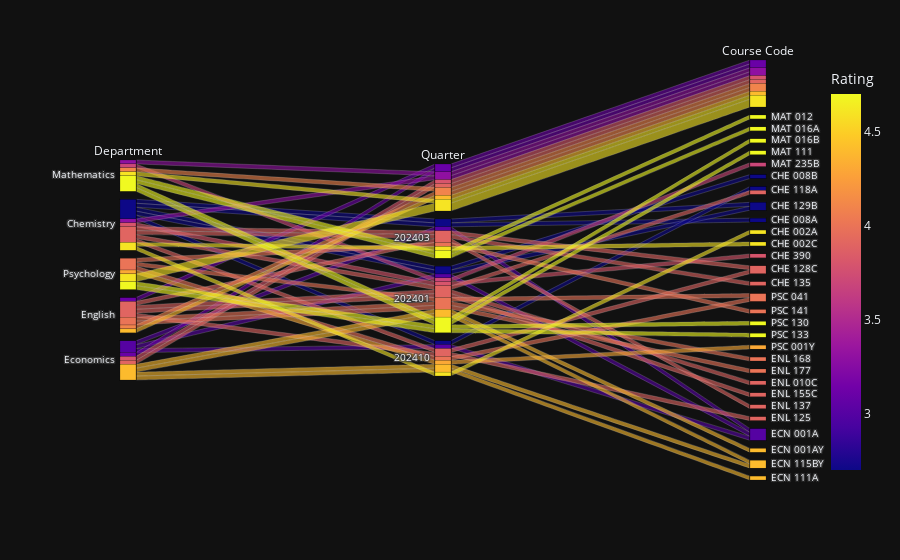

Notebook code for this chart:
### Code cell
prof_dict = {}
deps_dict = {}

for index, rows in professors_df.iterrows():
    if rows['Department'] not in prof_dict:
        prof_dict[rows['Department']] = []
        deps_dict[rows['Department']] = 0
    prof_dict[rows['Department']].append((int(rows['Total Ratings']), float(rows['Prof Quality Rating']), rows['Name']))
    deps_dict[rows['Department']] += int(rows['Total Ratings'])

top_prof_df = pd.DataFrame(columns=['Department', 'Professor', 'Rating'])

deps_dict = dict(sorted(deps_dict.items(), key=lambda item: item[1], reverse=True))

for dep in list(deps_dict.keys())[:5]:
    profs = sorted(prof_dict[dep], reverse=True)[:5]
    # if len(profs) > 5:
    #     profs = profs[:5]
    for _, rating, prof in profs:
        top_prof_df.loc[len(top_prof_df)] = [dep, prof, rating]
    
# fig = px.histogram(top_prof_df, x='Professor', y='Rating', color='Department', text_auto=True)
# fig.show()

courses = pd.read_sql_query('SELECT ProfName, `Subject Name`, `Course Code`, Quarter from Courses', con=conn)
courses['Quarter'] = courses['Quarter'].astype(str)
prof_course_df = pd.merge(top_prof_df, courses, left_on=['Department', 'Professor'], right_on=['Subject Name', 'ProfName'], how='left')

# fig = px.bar(prof_course_df, x='Course Code', y='Rating', color='Quarter', text_auto=True, barmode='group')
fig = px.parallel_categories(prof_course_df, dimensions=['Department', 'Quarter', 'Course Code'], color='Rating')
fig.show()

### Figure 1 — Plotly figure (JSON) as saved in the notebook; plotly's stock layout.template omitted (floating-point values rounded to 4 significant figures)
{"data": [{"dimensions": [{"label": "Department", "values": ["Mathematics", "Mathematics", "Mathematics", "Mathematics", "Mathematics", "Mathematics", "Mathematics", "Mathematics", "Chemistry", "Chemistry", "Chemistry", "Chemistry", "Chemistry", "Chemistry", "Chemistry", "Chemistry", "Chemistry", "Chemistry", "Chemistry", "Chemistry", "Chemistry", "Psychology", "Psychology", "Psychology", "Psychology", "Psychology", "Psychology", "Psychology", "Psychology", "English", "English", "English", "English", "English", "English", "English", "English", "English", "Economics", "Economics", "Economics", "Economics", "Economics", "Economics", "Economics", "Economics", "Economics", "Economics"]}, {"label": "Quarter", "values": [null, null, null, "202403", "202403", "202401", "202401", "202401", null, "202401", "202410", "202401", "202403", "202403", "202410", "202403", "202401", "202401", "202403", "202410", "202403", null, "202401", "202410", "202403", "202401", "202401", null, "202410", null, null, "202401", "202401", "202401", "202401", "202403", "202410", null, "202401", "202403", "202410", null, null, "202401", "202401", "202410", "202410", null]}, {"label": "Course Code", "values": [null, null, null, "MAT 012", "MAT 016A", "MAT 016B", "MAT 111", "MAT 235B", null, "CHE 008B", "CHE 118A", "CHE 129B", "CHE 129B", "CHE 008A", "CHE 002A", "CHE 002C", "CHE 390", "CHE 118A", "CHE 128C", "CHE 128C", "CHE 135", null, "PSC 041", "PSC 041", "PSC 141", "PSC 130", "PSC 133", null, "PSC 001Y", null, null, "ENL 168", "ENL 177", "ENL 010C", "ENL 155C", "ENL 137", "ENL 125", null, "ECN 001A", "ECN 001A", "ECN 001A", null, null, "ECN 001AY", "ECN 115BY", "ECN 115BY", "ECN 111A", null]}], "domain": {"x": [0.0, 1.0], "y": [0.0, 1.0]}, "line": {"color": [3.3, 4.6, 4.1, 4.7, 4.7, 4.7, 4.7, 3.7, 3.3, 2.7, 2.7, 2.7, 2.7, 2.7, 4.6, 4.6, 3.8, 3.9, 3.9, 3.9, 3.9, 4.6, 4.0, 4.0, 4.0, 4.7, 4.7, 4.6, 4.3, 4.4, 3.1, 4.0, 4.0, 3.9, 3.9, 3.9, 3.9, 4.1, 3.0, 3.0, 3.0, 3.1, 3.8, 4.4, 4.4, 4.4, 4.4, 3.9], "coloraxis": "coloraxis"}, "name": "", "type": "parcats"}], "layout": {"coloraxis": {"colorbar": {"title": {"text": "Rating"}}, "colorscale": [[0.0, "#0d0887"], [0.1111, "#46039f"], [0.2222, "#7201a8"], [0.3333, "#9c179e"], [0.4444, "#bd3786"], [0.5556, "#d8576b"], [0.6667, "#ed7953"], [0.7778, "#fb9f3a"], [0.8889, "#fdca26"], [1.0, "#f0f921"]]}, "legend": {"tracegroupgap": 0}, "margin": {"t": 60}}}
